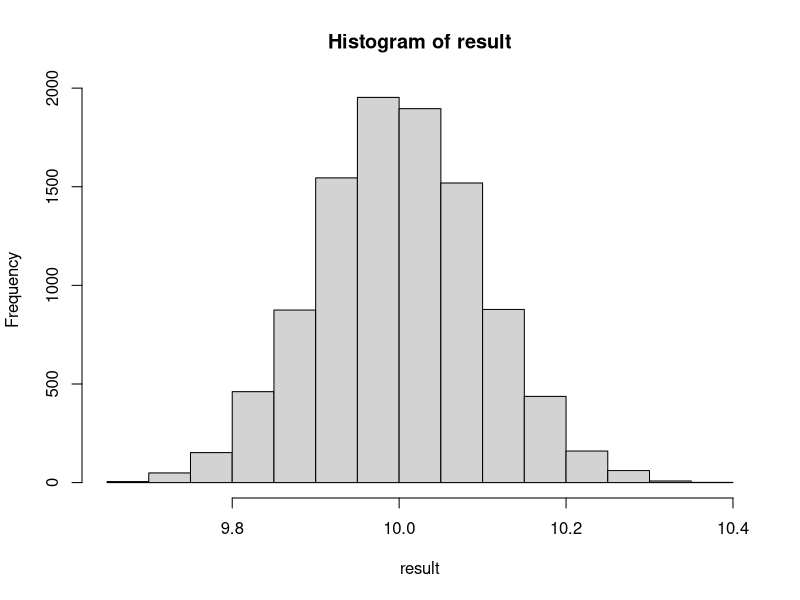
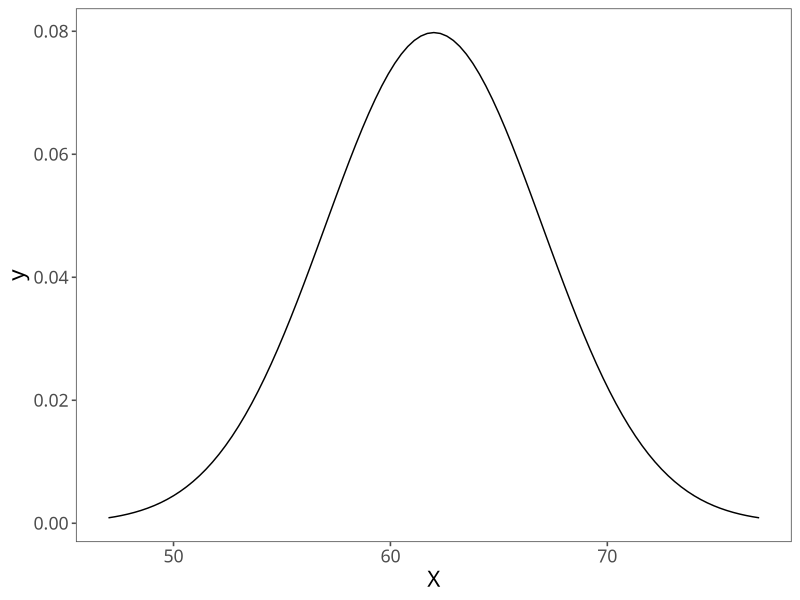
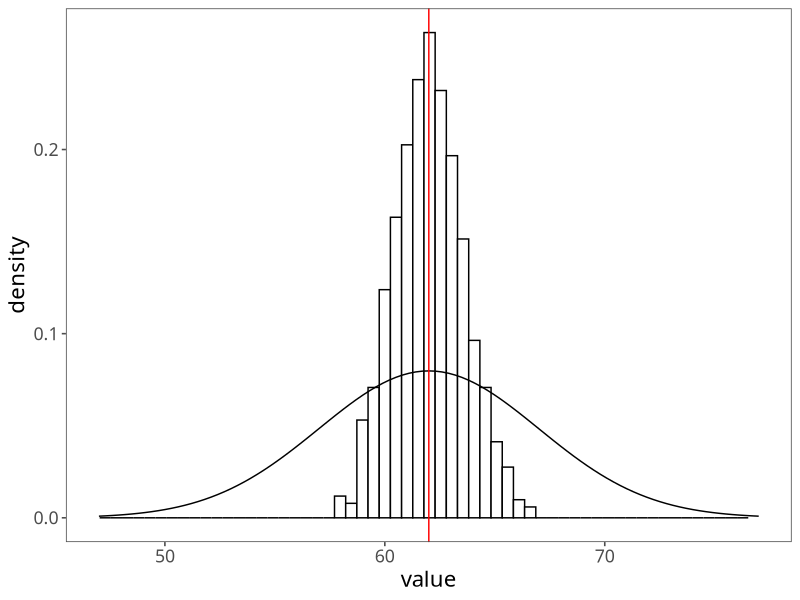
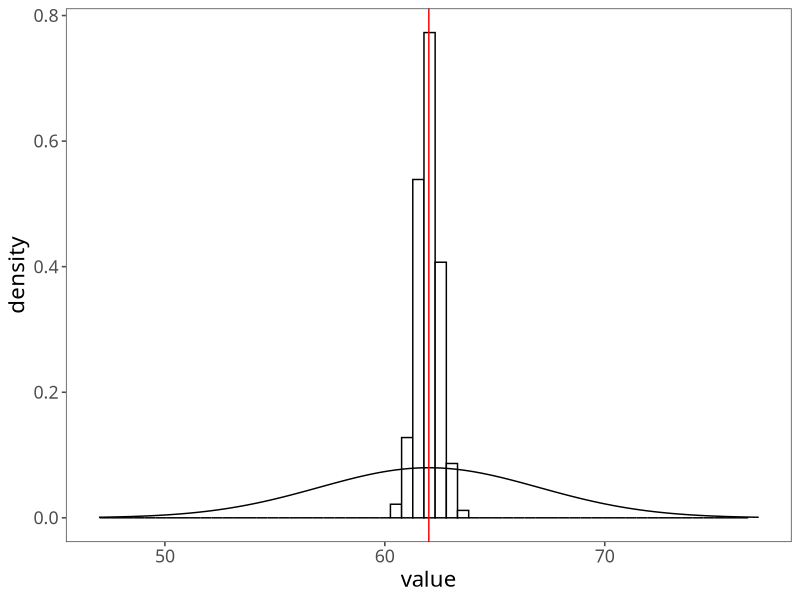
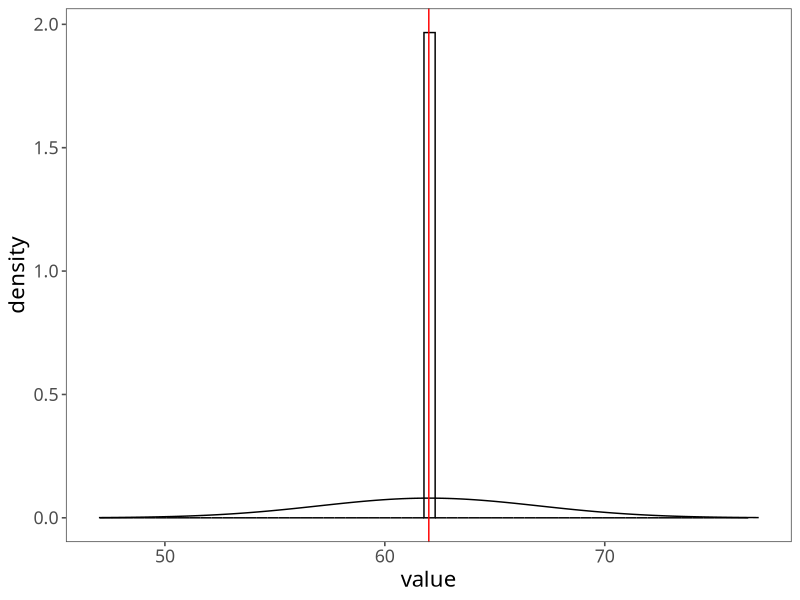
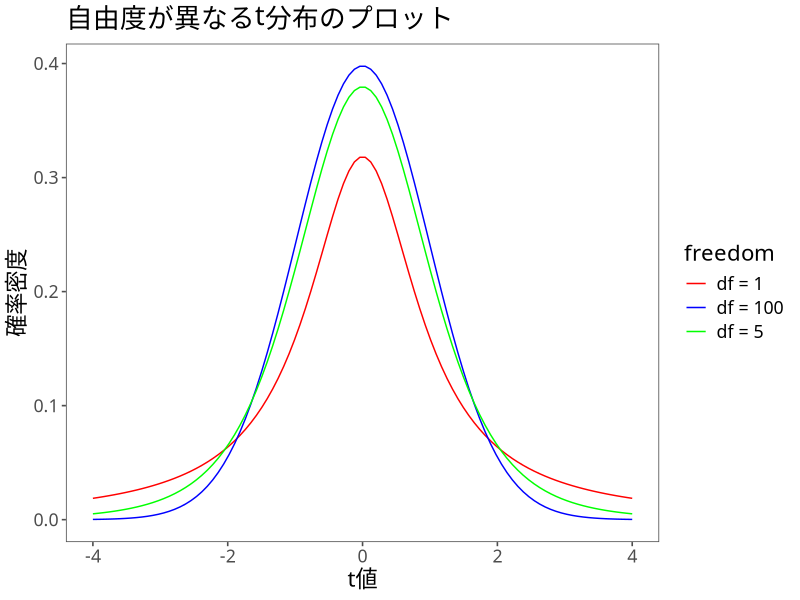
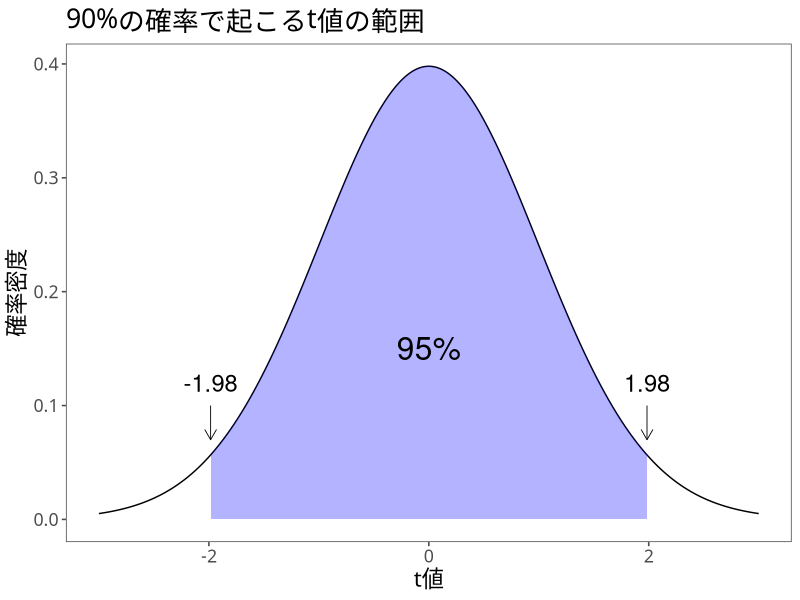
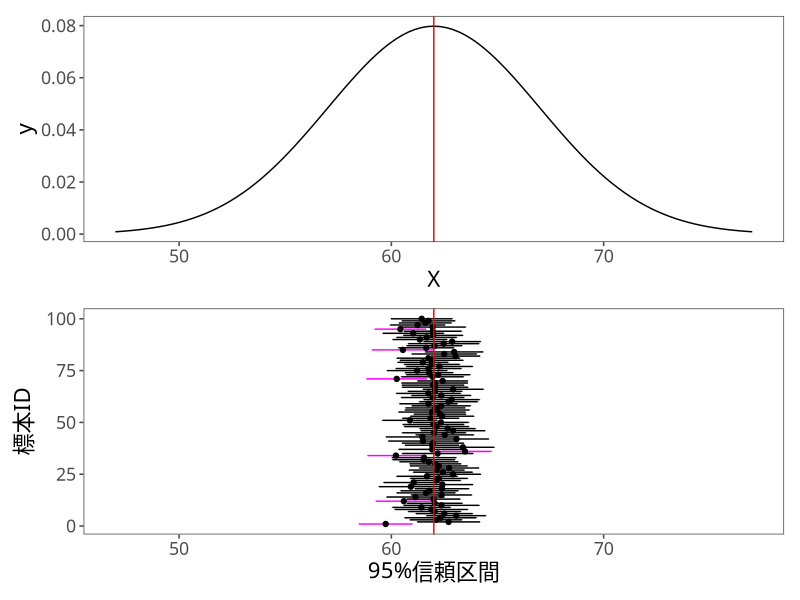

Write R code to recreate these figures, in order.
## ---- chunk 1
n = 100 # 標本サイズ
x <- rnorm(n, 10, 1) # 標本抽出
mean(x) # 標本平均
## ---- chunk 2
n = 100 # 標本サイズ
trial = 10000 # 標本数
result <- numeric(trial) # 結果を入れる空の変数
for (i in 1:trial) { # 以下の処理をtrial回繰り返す
  x <- rnorm(n, 10, 1) # 標本抽出
  result[i] <- mean(x) # 標本平均
}
hist(result) # 基本関数histでヒストグラム作成
## ---- chunk 3
mean(result)
## ---- chunk 4
meanp <- function(x){
  sum(x) / length(x) # 合計をデータの個数で割る
}
varp <- function(x){
  sum((x - meanp(x))^2) / length(x) # 分散の計算式
}
## ---- chunk 5
x <- c(2,4,6,7,9)
meanp(x) # 母平均 5.6
res <- combn(x,3) # 3つのデータを取り出す組み合わせ
print(res)
## ---- chunk 6
sample_mean <- apply(res, 2, meanp)
meanp(sample_mean) # 標本平均の平均は5.6
## ---- chunk 7
varp(x) # 母分散 5.84
sample_var <- apply(res, 2, varp)
meanp(sample_var) #
## ---- chunk 8
var(x) # 母分散 5.84
res <- combn(x,3) # 3つのデータを取り出す組み合わせ
sample_var <- apply(res, 2, var)
meanp(sample_var) # 標本平均の平均は5.6
## ---- chunk 9
library(tidyverse)
library(ggthemes)
mystyle <- list (#  ggplotのテーマ
  theme_few(), # ggthemesパッケージ
  theme(
    text = element_text(
      size=16,  #  フォントサイズ
      family = "HiraKakuProN-W3" # ヒラギノフォント
    )
  )
)
## ---- chunk 10
p <- ggplot(data = data.frame(X = c(47,77)))
p <- p +aes(x = X)
p <- p + stat_function(
  fun = dnorm, 
  args = list(mean = 62, sd = 5)
  ) + mystyle
print(p)
## ---- chunk 11
n = 10 # 標本サイズ
trial = 1000 # 試行回数
result <- numeric(trial) # 結果を入れる空の箱
for (i in 1:trial) { # 以下をtrial回繰り返す
  x <- rnorm(n, 62, 5) # 標本を生成
  result[i] <- mean(x) # 標本平均を計算
}
mean(result) # 標本平均の平均
## ---- chunk 12
result <- as.tibble(result)
g <- ggplot(result) + aes(value) # 軸の設定
g <- g + geom_histogram( # ヒストグラム
  aes(y = ..density..), bins = 60, # y軸を密度に  
  fill = "white", color = "black") # ヒストグラムの色
g <- g + stat_function(fun=dnorm, args=list(mean = 62, sd = 5))　# 母集団の分布
g <- g + geom_vline(xintercept = 62, color = "red") # 母平均の縦線
g <- g + xlim(47,77) + mystyle # x軸の範囲を指定
print(g)
## ---- chunk 13
#| echo: false
n = 100 # 標本サイズ
trial = 1000 # 試行回数
result <- numeric(trial)
for (i in 1:trial) {
  x <- rnorm(n, 62, 5)
  result[i] <- mean(x)
}
result <- as.tibble(result)
g <- ggplot(result) + aes(value) + geom_histogram(aes(y=..density..), bins=60, fill="white", color="black")
g <- g + stat_function(fun=dnorm, args=list(mean = 62, sd = 5))
g <- g + xlim(47,77) + geom_vline(xintercept = 62, color="red") + mystyle
print(g)
## ---- chunk 14
#| echo: false
n = 100000 # 標本サイズ
trial = 1000 # 試行回数
result <- numeric(trial)
for (i in 1:trial) {
  x <- rnorm(n, 62, 5)
  result[i] <- mean(x)
}
result <- as.tibble(result)
g <- ggplot(result) + aes(value) + geom_histogram(aes(y=..density..), bins=60, fill="white", color="black")
g <- g + stat_function(fun=dnorm, args=list(mean = 62, sd = 5))
g <- g + xlim(47,77) + geom_vline(xintercept = 62, color="red") + mystyle
print(g)
## ---- chunk 15
x <- seq(-4, 4, length.out = 100)

df1 <- dt(x, df = 1)
df5 <- dt(x, df = 5)
df100 <- dt(x, df = 100)

# データフレームに変換
df <- data.frame(x = rep(x, 3),
                 y = c(df1, df5, df100),
                 freedom = factor(rep(c("df = 1", "df = 5", "df = 100"), each = length(x)), ordered = TRUE)
                 )
# プロット
ggplot(df, aes(x = x, y = y, color = freedom)) +
  geom_line() +
  scale_color_manual(values = c("red", "blue", "green")) +
  labs(title = "自由度が異なるt分布のプロット") + xlab("t値") + ylab("確率密度") + mystyle
## ---- chunk 16
# 自由度を設定
df <- 99

# データを生成
data <- data.frame(x = seq(-5, 5, by = 0.01))
data$y <- dt(data$x, df)

# 90%の領域の上限と下限をqt()で計算
ql <- qt(0.025, df)
qu <- qt(0.975, df)

# t分布を書く
g <- ggplot(data) + aes(x=x, y=y) + geom_line()
g <- g + geom_area(data = data %>% filter(x > ql & x < qu), fill = "blue", alpha = 0.3)
g <- g + xlab("t値") + ylab("確率密度") + labs(title = "90%の確率で起こるt値の範囲") + xlim(-3,3)
g <- g + annotate(geom = "text", x = qu, y = 0.12,
  label = "1.98", size = 6) +
  annotate(# 始点や終点などを指定して矢印を追加
  geom = "segment", x = qu, xend = qu,
  y = 0.1, yend = 0.07, color = "black", size = 0.3,
  arrow = arrow(length = unit(0.3, "cm"))
  )
g <- g + annotate(geom = "text", x = 0, y = 0.15,
  label = "95%", size = 8)
g <- g + annotate(geom = "text", x = ql, y = 0.12,
  label = "-1.98", size = 6) +
  annotate(# 始点や終点などを指定して矢印を追加
  geom = "segment", x = ql, xend = ql,
  y = 0.1, yend = 0.07, color = "black", size = 0.3,
  arrow = arrow(length = unit(0.3, "cm"))
  ) + mystyle
print(g)
## ---- chunk 17
round(qt(0.025, df = 99),digits =2)
round(qt(0.975, df = 99),digits =2)
## ---- chunk 18
#| fig-height: 12

trial <- 100 # 標本数
n <- 50 # 標本サイズ
mu <- 62 # 母平均
sigma <- 5 # 母標準偏差

set.seed(1234) # 乱数を準備

# 標本ごとの統計量を収納する空のベクトルを作成
sample_mean <- numeric(trial) # 標本平均の入れ物
sample_sd   <- numeric(trial) # 標本標準偏差の入れ物
uplimit     <- numeric(trial) # 信頼区間の上限の入れ物
lowlimit    <- numeric(trial) # 信頼区間の下限の入れ物

# 標本の数だけ，以下の計算を繰り返す
for (i in 1:trial) {
  temp_sample    <- rnorm(n, mu, sigma) # 標本を抽出
  sample_mean[i] <- mean(temp_sample) # 標本平均を計算
  sample_sd[i]   <- sd(temp_sample) # 標本標準偏差を計算
}

# 信頼区間の計算
p <- .95 # 信頼水準の設定 (95%信頼区間)
alpha <- qt( (1 - p) / 2, df = n - 1, lower.tail=FALSE) # 限界値の計算

# 信頼区間の上限と下限の計算
uplimit  <- sample_mean + alpha * sample_sd/sqrt(n) # 信頼区間上限
lowlimit <- sample_mean - alpha * sample_sd/sqrt(n) # 信頼区間下限

# 信頼区間の計算結果をデータフレームにまとめる
confidence_interval <- data.frame( 
  標本平均 = sample_mean,
  上限 = uplimit,
  下限 = lowlimit,
  標本番号 = 1:trial
)

# Plot using ggplot2 
g_ci <- ggplot(confidence_interval) +
  aes(x = 標本番号, y = 標本平均)
  # aes(x = reorder(標本番号, 標本平均), y = 標本平均)
g_ci <- g_ci + geom_errorbar( # 信頼区間を表す線を描く
  aes(ymin = 下限, ymax = 上限,
      color = (下限 <= 62 & 上限 >= 62)
      ), width = 0.2)
g_ci <- g_ci + scale_color_manual( # 色の設定
  values = c("magenta", "black"),
  guide = FALSE)
g_ci <- g_ci + geom_point(aes(y = 標本平均)) # 標本平均を点で表す
g_ci <- g_ci + geom_hline(yintercept = 62, color = "red") # 母平均を赤い線で表す
g_ci <- g_ci + xlab("標本ID") + ylab("95%信頼区間") # 軸ラベルの設定
g_ci <- g_ci + ylim(47,77) + coord_flip() + mystyle # 軸の範囲と向きの設定

p <- ggplot(data.frame(X = c(47,77))) + aes(x = X) # 母集団を描く範囲
p <- p + stat_function(fun = dnorm, args = list(mean = 62, sd = 5)) # 正規分布を描く
p <- p + geom_vline(xintercept = 62, color="red") + mystyle　# 母平均を赤い線で表す

library(patchwork) # グラフを並べるためのパッケージ
p / g_ci # グラフを縦に並べる
## ---- chunk 19
#| echo: false

# 信頼区間の計算
p <- .5 # 信頼水準の設定 (95%信頼区間)
alpha <- qt( (1 - p) / 2, df = n - 1, lower.tail=FALSE) # 限界値の計算

# 信頼区間の上限と下限の計算
uplimit  <- sample_mean + alpha * sample_sd/sqrt(n)
lowlimit <- sample_mean - alpha * sample_sd/sqrt(n)


confidence_interval <- data.frame(
  標本平均 = sample_mean,
  上限 = uplimit,
  下限 = lowlimit,
  標本番号 = 1:trial
)

# Plot using ggplot2
g_ci2 <- ggplot(confidence_interval) +
 aes(x = 標本番号, y = 標本平均) +
  geom_errorbar(aes(ymin = 下限, ymax = 上限,
                    color = (下限 <= 62 & 上限 >= 62)), width = 0.2) +
  scale_color_manual(values = c("magenta", "black"), guide = FALSE) +
  geom_point(aes(y = 標本平均)) + ylim(47,77) +
  geom_hline(yintercept = 62, color = "red") + xlab("標本ID") + ylab("50%信頼区間") + coord_flip() + mystyle
print(g_ci2)
## ---- chunk 20
#| echo: false

trial <- 100 # 標本数
n <- 500 # 標本サイズ
mu <- 62 # 母平均
sigma <- 5 # 母標準偏差

set.seed(1234) # 乱数を準備

# 標本ごとの統計量を収納する空のベクトルを作成
sample_mean <- numeric(trial) # 標本平均の入れ物
sample_sd   <- numeric(trial) # 標本標準偏差の入れ物
uplimit     <- numeric(trial) # 信頼区間の上限の入れ物
lowlimit    <- numeric(trial) # 信頼区間の下限の入れ物

# 標本の数だけ，以下の計算を繰り返す
for (i in 1:trial) {
  temp_sample    <- rnorm(n, mu, sigma) # 標本を抽出
  sample_mean[i] <- mean(temp_sample) # 標本平均を計算
  sample_sd[i]   <- sd(temp_sample) # 標本標準偏差を計算
}
# 信頼区間の計算
p <- .95 # 信頼水準の設定 (95%信頼区間)
alpha <- qt( (1 - p) / 2, df = n - 1, lower.tail=FALSE) # 限界値の計算

# 信頼区間の上限と下限の計算
uplimit  <- sample_mean + alpha * sample_sd/sqrt(n)
lowlimit <- sample_mean - alpha * sample_sd/sqrt(n)


confidence_interval <- data.frame(
  標本平均 = sample_mean,
  上限 = uplimit,
  下限 = lowlimit,
  標本番号 = 1:trial
)

# Plot using ggplot2
g_ci2 <- ggplot(confidence_interval) +
 aes(x = 標本番号, y = 標本平均) +
  geom_errorbar(aes(ymin = 下限, ymax = 上限,
                    color = (下限 <= 62 & 上限 >= 62)), width = 0.2) +
  scale_color_manual(values = c("magenta", "black"), guide = FALSE) +
  geom_point(aes(y = 標本平均)) + ylim(47,77) +
  geom_hline(yintercept = 62, color = "red") + xlab("標本ID") + ylab("95%信頼区間") + coord_flip() + mystyle
print(g_ci2)
